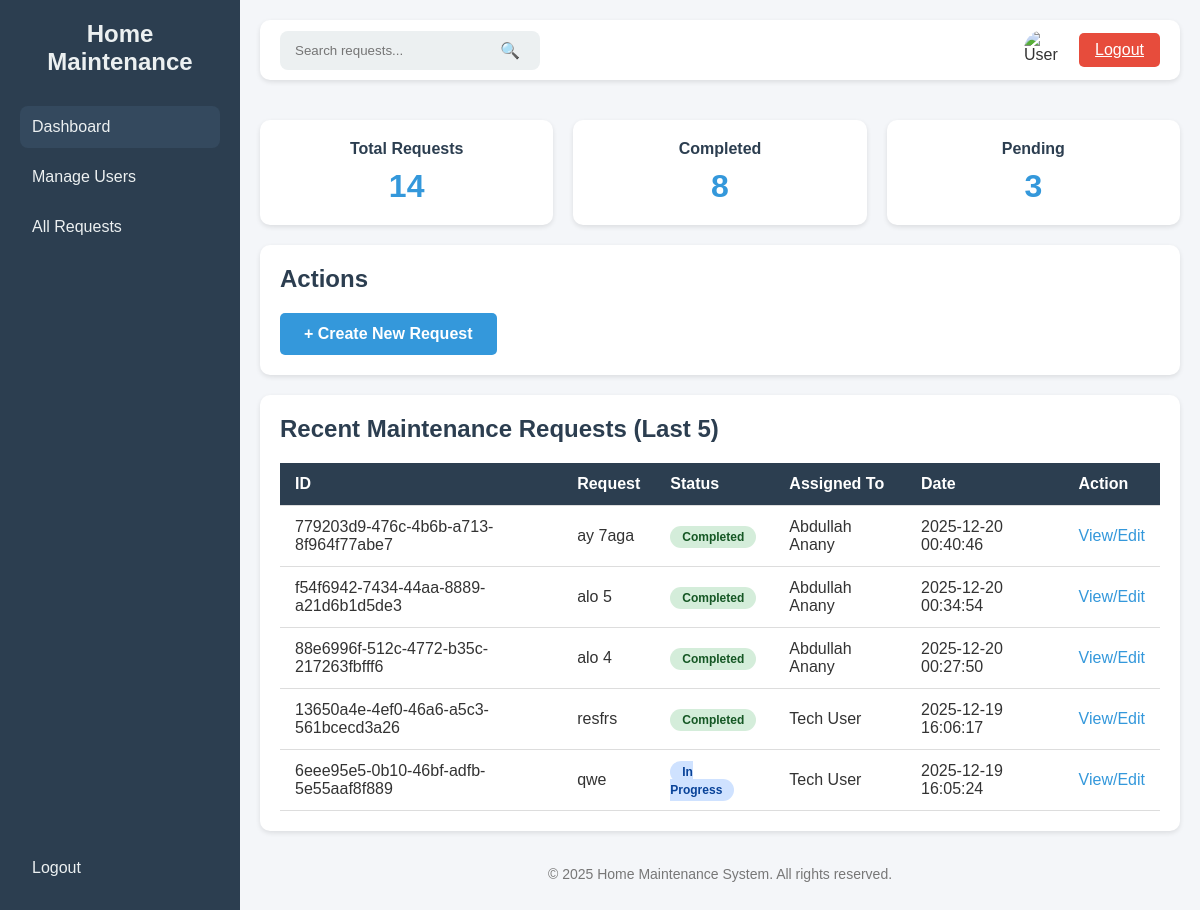
The page /admin/dashboard (signed in) on the database its author committed.
### tables this page shows
CREATE TABLE requests (
        id TEXT PRIMARY KEY,
        title TEXT,
        description TEXT,
        status TEXT,
        assigned_to TEXT,
        date TEXT,
        user_id TEXT,
        FOREIGN KEY(user_id) REFERENCES users(id),
        FOREIGN KEY(assigned_to) REFERENCES users(id)
    );

### app.py (the view, shortened to what this page needs)
@app.route('/admin/dashboard', methods=['GET', 'POST'])
@Role_Authentication(["admin"])
def admin_dashboard():
    conn = get_db_connection()
    search_term = request.args.get('search', '')
    tenants = conn.execute("SELECT id, fname, lname FROM users WHERE role='tenant'").fetchall()
    technicians = conn.execute("SELECT id, fname, lname FROM users WHERE role='technician'").fetchall()
    query = """
        SELECT r.id, r.title, r.status, r.date,
               u.fname AS assigned_fname, u.lname AS assigned_lname
        FROM requests r
        LEFT JOIN users u ON r.assigned_to = u.id
    """
    params = []
    if search_term:
        query += " WHERE r.title LIKE ? OR r.status LIKE ? "
        search_like = f'%{search_term}%'
        params.extend([search_like, search_like])
    query += " ORDER BY r.date DESC LIMIT 5"
    recent = conn.execute(query, params).fetchall()
    total_requests = conn.execute("SELECT COUNT(*) FROM requests").fetchone()[0]
    completed = conn.execute("SELECT COUNT(*) FROM requests WHERE status='Completed'").fetchone()[0]
    pending = conn.execute("SELECT COUNT(*) FROM requests WHERE status='Pending'").fetchone()[0]
    formatted_recent = []
    for req in recent:
        assigned_to_name = f"{req['assigned_fname']} {req['assigned_lname']}" if req['assigned_fname'] else 'Unassigned'
        formatted_recent.append({
            'id': req['id'],
            'title': req['title'],
            'status': req['status'],
            'assigned_to': assigned_to_name,
            'date': req['date']
        })
    conn.close()
    return render_template('admin_dashboard.html',
                           role=session.get('role'),
                           total_requests=total_requests,
                           completed=completed,
                           pending=pending,
                           recent=formatted_recent,
                           tenants=tenants,
                           technicians=technicians,
                           search_term=search_term,
                           active_page='dashboard')

### app.py (called while the page is built)
def get_db_connection():
    conn = sqlite3.connect(DB_NAME)
    conn.row_factory = sqlite3.Row
    return conn

def Role_Authentication(allowed_roles):
    def decorator(f):
        @wraps(f)
        def decorated_function(*args, **Kwargs):
            if 'role' not in session:
                flash('Access denied. Please log in.')
                return redirect(url_for("login"))
            if session['role'] not in allowed_roles:
                flash('Access denied. Insufficient privileges.')
                return redirect(url_for("dashboard"))
            return f(*args, **Kwargs)
        return decorated_function
    return decorator

### templates/admin_dashboard.html (shortened to what this page needs)
<!DOCTYPE html>
<html lang="en">
<head>
</head>
<body>
<div class="sidebar">
    <div>
        <h2>Home Maintenance</h2>
            <a href="{{ url_for('admin_dashboard') }}" class="{% if active_page == 'dashboard' %}active{% endif %}">Dashboard</a>
            <a href="{{ url_for('admin_users') }}" class="{% if active_page == 'users' %}active{% endif %}">Manage Users</a>
            <a href="{{ url_for('admin_all_requests') }}" class="{% if active_page == 'all_requests' %}active{% endif %}">All Requests</a>
    </div>
    <div>
        <a href="{{ url_for('logout') }}">Logout</a>
    </div>
</div>
<div class="main">
    <div class="top-bar">
        <form action="{{ url_for('admin_dashboard') }}" method="GET" class="search-bar">
            <input type="text" name="search" placeholder="Search requests..." value="{{ request.args.get('search','') }}" />
            <button type="submit">🔍</button>
        </form>
        <div class="user-actions">
            <img src="https://cdn-icons-png.flaticon.com/512/847/847969.png" alt="User" class="user-logo" />
            <a class="logout-btn" href="{{ url_for('logout') }}">Logout</a>
        </div>
    </div>
    <div class="stats">
        <div class="card">
            <h3>Total Requests</h3>
            <p>{{ total_requests }}</p>
        </div>
        <div class="card">
            <h3>Completed</h3>
            <p>{{ completed }}</p>
        </div>
        <div class="card">
            <h3>Pending</h3>
            <p>{{ pending }}</p>
        </div>
    </div>
<div class="content-section">
    <h2>Actions</h2>
    <a href="{{ url_for('admin_create_request') }}"
        style="padding:12px 24px; background:#3498db; color:white; border:none; border-radius:5px; text-decoration:none; display:inline-block; font-weight:bold; font-size:16px;">
            + Create New Request
    </a>
</div>
    <div class="content-section">
        <h2>Recent Maintenance Requests (Last 5)</h2>
        <table>
            <thead>
                <tr>
                    <th>ID</th>
                    <th>Request</th>
                    <th>Status</th>
                    <th>Assigned To</th>
                    <th>Date</th>
                    <th>Action</th>
                </tr>
            </thead>
            <tbody>
                {% for req in recent %}
                <tr>
                    <td>{{ req.id }}</td>
                    <td>{{ req.title }}</td>
                    <td>
                        {% if req.status == 'Pending' %}
                            <span class="status-badge status-pending">Pending</span>
                        {% elif req.status == 'Completed' %}
                            <span class="status-badge status-completed">Completed</span>
                        {% elif req.status == 'In Progress' %}
                            <span class="status-badge status-in-progress">In Progress</span>
                        {% else %}
                            <span class="status-badge">{{ req.status }}</span>
                        {% endif %}
                    </td>
                    <td>{{ req.assigned_to }}</td>
                    <td>{{ req.date }}</td>
                    <td>
                        <a href="{{ url_for('admin_manage_request', request_id=req.id) }}" class="action-link">View/Edit</a>
                    </td>
                </tr>
                {% else %}
                <tr>
                    <td colspan="6">No recent requests found.</td>
                </tr>
                {% endfor %}
            </tbody>
        </table>
    </div>
    <footer>
        <p>&copy; 2025 Home Maintenance System. All rights reserved.</p>
    </footer>
</div>
</body>
</html>

### templates/admin_dashboard.html (style rules this page uses)
* { margin: 0; padding: 0; box-sizing: border-box; }
body { font-family: Arial, sans-serif; display: flex; background: #f4f6f9; min-height: 100vh; color: #333; }
.sidebar { width: 240px; background: #2c3e50; color: #fff; display: flex; flex-direction: column; justify-content: space-between; padding: 20px; }
.sidebar h2 { text-align: center; margin-bottom: 30px; color: #ecf0f1; }
.sidebar a { color: #ecf0f1; text-decoration: none; padding: 12px; border-radius: 8px; display: block; margin: 8px 0; transition: 0.3s; cursor: pointer; }
.sidebar a.active { background: #34495e; }
.main { flex: 1; display: flex; flex-direction: column; padding: 20px; }
.top-bar { display: flex; justify-content: space-between; align-items: center; background: #fff; padding: 10px 20px; border-radius: 10px; box-shadow: 0 2px 5px rgba(0,0,0,0.1); margin-bottom: 20px; }
.search-bar { display: flex; align-items: center; background: #ecf0f1; border-radius: 8px; padding: 5px 10px; }
.search-bar input { border: none; outline: none; background: none; padding: 5px; width: 200px; }
.search-bar button { border: none; background: none; cursor: pointer; font-size: 16px; padding: 5px 10px; }
.user-actions { display: flex; align-items: center; gap: 15px; }
.user-logo { width: 40px; height: 40px; border-radius: 50%; cursor: pointer; }
.logout-btn { padding: 8px 16px; background: #e74c3c; color: white; border: none; border-radius: 5px; cursor: pointer; transition: 0.3s; }
.stats { display: flex; gap: 20px; margin: 20px 0; }
.card { flex: 1; background: #fff; padding: 20px; border-radius: 10px; box-shadow: 0 2px 5px rgba(0,0,0,0.1); text-align: center; }
.card h3 { color: #2c3e50; margin-bottom: 10px; font-size: 16px; }
.card p { font-size: 32px; font-weight: bold; color: #3498db; }
.content-section { background: #fff; padding: 20px; border-radius: 10px; box-shadow: 0 2px 5px rgba(0,0,0,0.1); margin-bottom: 20px; }
.content-section h2 { color: #2c3e50; margin-bottom: 20px; }
table { width: 100%; border-collapse: collapse; }
th, td { padding: 12px 15px; text-align: left; border-bottom: 1px solid #ddd; }
th { background: #2c3e50; color: #fff; font-weight: 600; }
.status-badge { padding: 4px 12px; border-radius: 12px; font-size: 12px; font-weight: bold; }
.status-completed { background: #d4edda; color: #155724; }
.status-in-progress { background: #cfe2ff; color: #084298; }
.action-link { color: #3498db; text-decoration: none; font-weight: 500; }
footer { text-align: center; margin-top: auto; padding: 15px; font-size: 14px; color: #777; }

### rows shown on the page
requests: id "779203d9-476c-4b6b-a713-8f964f77abe7", title "ay 7aga", status "Completed", assigned_to "Abdullah Anany", date "2025-12-20 00:40:46"
requests: id "f54f6942-7434-44aa-8889-a21d6b1d5de3", title "alo 5", status "Completed", assigned_to "Abdullah Anany", date "2025-12-20 00:34:54"
requests: id "88e6996f-512c-4772-b35c-217263fbfff6", title "alo 4", status "Completed", assigned_to "Abdullah Anany", date "2025-12-20 00:27:50"
requests: id "13650a4e-4ef0-46a6-a5c3-561bcecd3a26", title "resfrs", status "Completed", assigned_to "Tech User", date "2025-12-19 16:06:17"
requests: id "6eee95e5-0b10-46bf-adfb-5e55aaf8f889", title "qwe", status "In Progress", assigned_to "Tech User", date "2025-12-19 16:05:24"

### other values the page prints
{{ total_requests }} "14"
{{ completed }} "8"
{{ pending }} "3"
